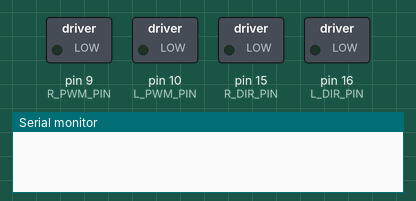
Recording of a sketch running on a simulated Arduino Mega 2560, built with avr-gcc and run on an emulated ATmega2560. Shown: switched loads named in the sketch (green lamp = pin HIGH), the last lines printed to the serial monitor.

Above: at 0.1 s.
At 1.1 s:
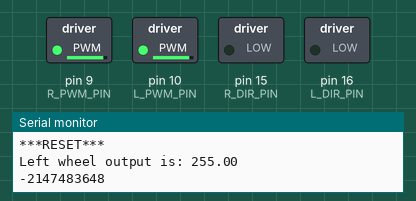
Timing chart, 0 to 4.5 s (numbered marks = the images above):
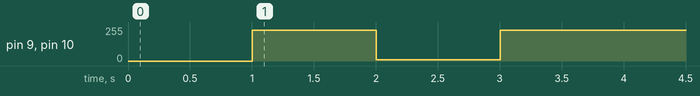

The sketch:

Part_2.ino
```cpp
#include "encoders.h"
#include "pid.h"

#define E1_A_PIN  7
#define E1_B_PIN  23
#define E0_A_PIN  26
#define L_PWM_PIN 10
#define L_DIR_PIN 16
#define R_PWM_PIN  9
#define R_DIR_PIN 15
#define LEFT 0
#define RIGHT 1
#define FORWARD 0
#define BACKWARD 1
#define CAT(a, b) a ## b
#define DIR_PIN(pin) CAT(pin ,_DIR_PIN)
#define PWM_PIN(pin) CAT(pin ,_PWM_PIN)


#define kp_left 0.005
#define ki_left 0.0000005
#define kd_left 10

PID left_pid( kp_left, ki_left, kd_left );
PID right_pid( kp_left, ki_left, kd_left );

volatile unsigned long timer3_count;
volatile long last_left = 0;
volatile long last_timer3 = 0;
volatile long timer3_speed_left = 0;
volatile long last_right = 0;
volatile long timer3_speed_right = 0;
unsigned long target_count = 1435;

// Remember, setup only runs once.
void setup()
{

  // Initialise your other globals variables
  // and devices.

  // Initialise the Serial communication
  setupEncoder0();
  setupEncoder1();
  setupTimer3(1);
  timer3_count = 0;


  pinMode( L_PWM_PIN, OUTPUT );
  pinMode( L_DIR_PIN, OUTPUT );
  pinMode( R_PWM_PIN, OUTPUT );
  pinMode( R_DIR_PIN, OUTPUT );

  // Set initial direction for l and r
  // Which of these is foward, or backward?
  digitalWrite( L_DIR_PIN, LOW);
  digitalWrite( R_DIR_PIN, LOW);

  Serial.begin( 9600 );
  delay(1000);
  Serial.println("***RESET***");
}

void moveMotor(int pin, float scalar_speed) {
  bool motor_direction;
  if (scalar_speed < 0) {
    motor_direction = true;
    scalar_speed *= -1;
  }
  else motor_direction = false;
  if (scalar_speed >= 230) {
    scalar_speed = 230;
  }
  else if (scalar_speed <= 8) {
    scalar_speed = 8;
  }
  int dir, pwm;
  if (pin == LEFT) {
    dir = DIR_PIN(L);
    pwm = PWM_PIN(L);
  }
  else if (pin == RIGHT) {
    dir = DIR_PIN(R);
    pwm = PWM_PIN(R);
  }
  digitalWrite(dir, motor_direction);
  analogWrite(pwm, scalar_speed);

}

void stopMotor() {
  moveMotor(LEFT, 0);
  moveMotor(RIGHT, 0);
}


// Remmeber, loop is called again and again.
void loop()
{
  // build your main code here.
  // Call your pid.update() at a regular time interval.
  //    output_signal <----PID-- demand, measurement
  static float speed_l;
  static float speed_r;
  float output_l = left_pid.update(1435, timer3_speed_left);
  speed_l += output_l;
  moveMotor(LEFT, speed_l);
  float output_r = right_pid.update(1435, timer3_speed_right);
  speed_r += output_r;
  moveMotor(RIGHT, speed_r);
  Serial.print("Left wheel output is: ");
  Serial.println(speed_l);
  Serial.println(timer3_speed_left);
  delay(1000);
}

void setupTimer3( int hertz ) {

  // disable global interrupts
  cli();

  // Reset timer3 to a blank condition.
  // TCCR = Timer/Counter Control Register
  TCCR3A = 0;     // set entire TCCR3A register to 0
  TCCR3B = 0;     // set entire TCCR3B register to 0

  // First, turn on CTC mode.  Timer3 will count up
  // and create an interrupt on a match to a value.
  // See table 14.4 in manual, it is mode 4.
  TCCR3B = TCCR3B | (1 << WGM32);

  // Set prescaler value.
  TCCR3B = TCCR3B | (1 << CS32);

  // Set Compare Match counter value
  OCR3A =  62500 / hertz;


  // enable timer compare interrupt:
  TIMSK3 = TIMSK3 | (1 << OCIE3A);

  // enable global interrupts:
  sei();
}

// The ISR routine.
// The name TIMER3_COMPA_vect is a special flag to the
// compiler.  It automatically associates with Timer3 in
// CTC mode.
ISR( TIMER3_COMPA_vect ) {
  timer3_count++;
  float time_diff = timer3_count - last_timer3;
  float delta_cl = count_left - last_left;
  timer3_speed_left = delta_cl / time_diff;
  float delta_cr = count_right - last_right;
  timer3_speed_right = delta_cr / time_diff;
  last_right = count_right;
  last_left = count_left;
  last_timer3 = timer3_count;

}
```

encoders.h
```cpp
// These #defines act like a find-and-replace
// in your code, and make your code more readable.

#define E1_A_PIN  7
#define E1_B_PIN  23
#define E0_A_PIN  26
//E0_B_Pin is defined seperately later

// Volatile Global variables used by Encoder ISR.
volatile long count_right; // used by encoder to count the rotation
volatile bool oldE1_A;  // used by encoder to remember prior state of A
volatile bool oldE1_B;  // used by encoder to remember prior state of B

volatile long count_left; // used by encoder to count the rotation
volatile bool oldE0_A;  // used by encoder to remember prior state of A
volatile bool oldE0_B;  // used by encoder to remember prior state of B


// This ISR handles just Encoder 1
// ISR to read the Encoder1 Channel A and B pins
// and then look up based on  transition what kind of
// rotation must have occured.
ISR( INT6_vect ) {
  // First, Read in the new state of the encoder pins.
  // Standard pins, so standard read functions.
  boolean newE1_B = digitalRead( E1_B_PIN );
  boolean newE1_A = digitalRead( E1_A_PIN );

  // Some clever electronics combines the
  // signals and this XOR restores the
  // true value.
  newE1_A ^= newE1_B;

  // Create a bitwise representation of our states
  // We do this by shifting the boolean value up by
  // the appropriate number of bits, as per our table
  // header:
  //
  // State :  (bit3)  (bit2)  (bit1)  (bit0)
  // State :  New A,  New B,  Old A,  Old B.
  byte state = 0;
  state = state | ( newE1_A  << 3 );
  state = state | ( newE1_B  << 2 );
  state = state | ( oldE1_A  << 1 );
  state = state | ( oldE1_B  << 0 );


  // This is an inefficient way of determining
  // the direction.  However it illustrates well
  // against the lecture slides.
  switch ( state ) {
    case 0:                 break; // No movement.
    case 1:  count_right--; break;  // anti-clockwise
    case 2:  count_right++; break;  // clockwise
    case 3:                 break;  // Invalid
    case 4:  count_right++; break;  // clockwise
    case 5:                 break;  // No movement.
    case 6:                 break;  // Invalid
    case 7:  count_right--; break;  // anti-clockwise
    case 8:  count_right--; break;  // anti-clockwise
    case 9:                 break;  // Invalid
    case 10:                break;  // No movement.
    case 11: count_right++; break;  // clockwise
    case 12:                break;  // Invalid
    case 13: count_right++; break;  // clockwise
    case 14: count_right--; break;  // anti-clockwise
    case 15:                break;  // No movement.
  }

  // Save current state as old state for next call.
  oldE1_A = newE1_A;
  oldE1_B = newE1_B;

}


// This ISR handles just Encoder 0
// ISR to read the Encoder0 Channel A and B pins
// and then look up based on  transition what kind of
// rotation must have occured.
ISR( PCINT0_vect ) {

  // First, Read in the new state of the encoder pins.

  // Mask for a specific pin from the port.
  // Non-standard pin, so we access the register
  // directly.
  // Reading just PINE would give us a number
  // composed of all 8 bits.  We want only bit 2.
  // B00000100 masks out all but bit 2
  boolean newE0_B = PINE & (1 << PINE2);
  //boolean newE0_B = PINE & B00000100;  // Does same as above.

  // Standard read fro the other pin.
  boolean newE0_A = digitalRead( E0_A_PIN ); // 26 the same as A8

  // Some clever electronics combines the
  // signals and this XOR restores the
  // true value.
  newE0_A ^= newE0_B;

  // Create a bitwise representation of our states
  // We do this by shifting the boolean value up by
  // the appropriate number of bits, as per our table
  // header:
  //
  // State :  (bit3)  (bit2)  (bit1)  (bit0)
  // State :  New A,  New B,  Old A,  Old B.
  byte state = 0;
  state = state | ( newE0_A  << 3 );
  state = state | ( newE0_B  << 2 );
  state = state | ( oldE0_A  << 1 );
  state = state | ( oldE0_B  << 0 );

  // This is an inefficient way of determining
  // the direction.  However it illustrates well
  // against the lecture slides.
  switch ( state ) {
    case 0:  break; // No movement.
    case 1:  count_left--; break;  // clockwise
    case 2:  count_left++; break;  // anti-clockwise
    case 3:                break;  // Invalid
    case 4:  count_left++; break;  // anti-clockwise
    case 5:                break;  // No movement.
    case 6:                break;  // Invalid
    case 7:  count_left--; break;  // clockwise
    case 8:  count_left--; break;  // clockwise
    case 9:                break;  // Invalid
    case 10:               break;  // No movement.
    case 11: count_left++; break;  // anti-clockwise
    case 12:               break;  // Invalid
    case 13: count_left++; break;  // anti-clockwise
    case 14: count_left--; break;  // clockwise?
    case 15:               break;  // No movement.
  }

  // Save current state as old state for next call.
  oldE0_A = newE0_A;
  oldE0_B = newE0_B;
}


/*
   This setup routine enables interrupts for
   encoder1.  The interrupt is automatically
   triggered when one of the encoder pin changes.
   This is really convenient!  It means we don't
   have to check the encoder manually.
*/
void setupEncoder1() {

  // Initialise our count value to 0.
  count_right = 0;

  // Initialise the prior A & B signals
  // to zero, we don't know what they were.
  oldE1_A = 0;
  oldE1_B = 0;

  // Setup pins for encoder 1
  pinMode( E1_A_PIN, INPUT );
  pinMode( E1_B_PIN, INPUT );

  // Now to set up PE6 as an external interupt (INT6), which means it can
  // have its own dedicated ISR vector INT6_vector

  // Page 90, 11.1.3 External Interrupt Mask Register – EIMSK
  // Disable external interrupts for INT6 first
  // Set INT6 bit low, preserve other bits
  EIMSK = EIMSK & ~(1 << INT6);
  //EIMSK = EIMSK & B1011111; // Same as above.

  // Page 89, 11.1.2 External Interrupt Control Register B – EICRB
  // Used to set up INT6 interrupt
  EICRB |= ( 1 << ISC60 );  // using header file names, push 1 to bit ISC60
  //EICRB |= B00010000; // does same as above

  // Page 90, 11.1.4 External Interrupt Flag Register – EIFR
  // Setting a 1 in bit 6 (INTF6) clears the interrupt flag.
  EIFR |= ( 1 << INTF6 );
  //EIFR |= B01000000;  // same as above

  // Now that we have set INT6 interrupt up, we can enable
  // the interrupt to happen
  // Page 90, 11.1.3 External Interrupt Mask Register – EIMSK
  // Disable external interrupts for INT6 first
  // Set INT6 bit high, preserve other bits
  EIMSK |= ( 1 << INT6 );
  //EIMSK |= B01000000; // Same as above

}

void setupEncoder0() {

  // Initialise our count value to 0.
  count_left = 0;

  // Initialise the prior A & B signals
  // to zero, we don't know what they were.
  oldE0_A = 0;
  oldE0_B = 0;

  // Setting up E0_PIN_B:
  // The Romi board uses the pin PE2 (port E, pin 2) which is
  // very unconventional.  It doesn't have a standard
  // arduino alias (like d6, or a5, for example).
  // We set it up here with direct register access
  // Writing a 0 to a DDR sets as input
  // DDRE = Data Direction Register (Port)E
  // We want pin PE2, which means bit 2 (counting from 0)
  // PE Register bits [ 7  6  5  4  3  2  1  0 ]
  // Binary mask      [ 1  1  1  1  1  0  1  1 ]
  //
  // By performing an & here, the 0 sets low, all 1's preserve
  // any previous state.
  DDRE = DDRE & ~(1 << DDE6);
  //DDRE = DDRE & B11111011; // Same as above.

  // We need to enable the pull up resistor for the pin
  // To do this, once a pin is set to input (as above)
  // You write a 1 to the bit in the output register
  PORTE = PORTE | (1 << PORTE2 );
  //PORTE = PORTE | 0B00000100;

  // Encoder0 uses conventional pin 26
  pinMode( E0_A_PIN, INPUT );
  digitalWrite( E0_A_PIN, HIGH ); // Encoder 0 xor

  // Enable pin-change interrupt on A8 (PB4) for encoder0, and disable other
  // pin-change interrupts.
  // Note, this register will normally create an interrupt a change to any pins
  // on the port, but we use PCMSK0 to set it only for PCINT4 which is A8 (PB4)
  // When we set these registers, the compiler will now look for a routine called
  // ISR( PCINT0_vect ) when it detects a change on the pin.  PCINT0 seems like a
  // mismatch to PCINT4, however there is only the one vector servicing a change
  // to all PCINT0->7 pins.
  // See Manual 11.1.5 Pin Change Interrupt Control Register - PCICR

  // Page 91, 11.1.5, Pin Change Interrupt Control Register
  // Disable interrupt first
  PCICR = PCICR & ~( 1 << PCIE0 );
  // PCICR &= B11111110;  // Same as above

  // 11.1.7 Pin Change Mask Register 0 – PCMSK0
  PCMSK0 |= (1 << PCINT4);

  // Page 91, 11.1.6 Pin Change Interrupt Flag Register – PCIFR
  PCIFR |= (1 << PCIF0);  // Clear its interrupt flag by writing a 1.

  // Enable
  PCICR |= (1 << PCIE0);
}
```

Source omitted: pid.h (7712 bytes)

Measured:
- by itself, pin 9 (R_PWM_PIN), pin 10 (L_PWM_PIN): 0/255 → 230/255 at 1.0 s, → 8/255 1.0 s later, → 230/255 1.0 s later
